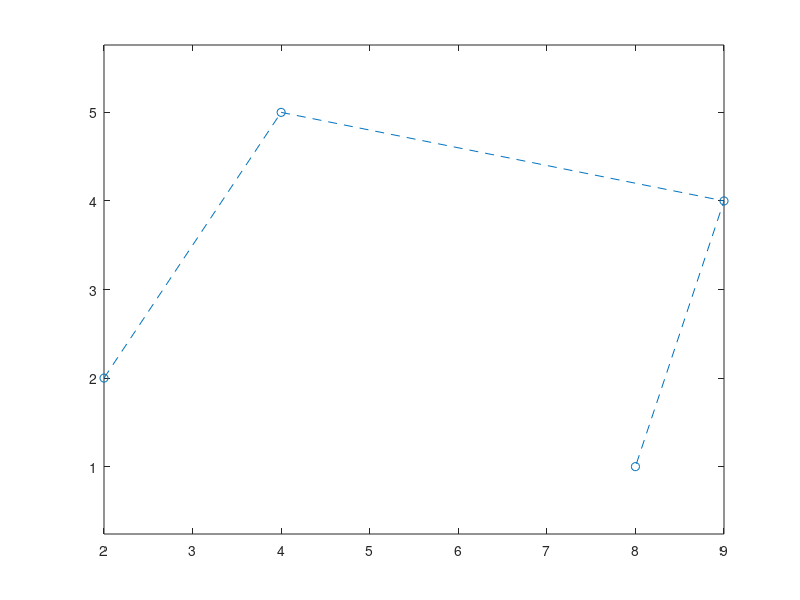

Recreate this plot in MATLAB. (Note: this script raises an error after producing the figure.)
px = [2, 4, 9, 8];
py = [2, 5, 4, 1];
plot(px,py,'o--');
axis equal;
hold on
syms t;
n = 3;
cx(t) = 0*t;
cy(t) = 0*t;
for i = 0:n
    weight = nchoosek(n,i)*t^i *(1 - t)^(n - i);
    cx(t) = cx(t) + px(i + 1)*weight;
    cy(t) = cy(t) + py(i + 1)*weight;
end
fplot(cx(t),cy(t),[0 1],'r','LineWidth',2)
v1x = n*(px(2) - px(1));
v1y = n*(py(2) - py(1));
quiver(px(1),py(1),v1x,v1y);
v2x = n*(px(4) - px(3));
v2y = n*(py(4) - py(3));
quiver(px(4),py(4),v2x,v2y);

t0 = 0; t1 = 1;
hpx = [px(4),14];
hpy = [py(4),5];
vx = [0];
vy = [10];
%plot(hpx,hpy,'bo');


syms a3 a2 a1 a0 b3 b2 b1 b0
cx(t) = a3*t^3 + a2*t^2 + a1*t + a0;
cy(t) = b3*t^3 + b2*t^2 + b1*t + b0;
cxd(t) = diff(cx(t),t);
cyd(t) = diff(cy(t),t);

ex = [
    cx(t0) == hpx(1),...
    cx(t1) == hpx(2),...
    cxd(t0) == v2x,...
    cxd(t1) == vx(1)
    ];
ey = [
    cy(t0) == hpy(1),...
    cy(t1) == hpy(2),...
    cyd(t0) == v2y,...
    cyd(t1) == vy(1)
    ];
mx = solve(ex,[a3 a2 a1 a0]);
my = solve(ey,[b3 b2 b1 b0]);
cx(t) = mx.a3*t^3 + mx.a2*t^2 + mx.a1*t + mx.a0;
cy(t) = my.b3*t^3 + my.b2*t^2 + my.b1*t + my.b0;
%fplot(cx(t),cy(t),[t0,t1])
px2 = [px(4), 0, 16, 20];
py2 = [py(4), 0, 8, 4];
px2(2) = px(4) + v2x/n;
py2(2) = py(4) + v2y/n;
plot(px2,py2,'bo--');
dx(t) = 0*t; dy(t) = 0*t;
for i = 0:n
    bint = nchoosek(n,i)*t^i*(1-t)^(n - i);
    dx(t) = dx(t) + px2(i + 1) * bint;
    dy(t) = dy(t) + py2(i + 1) * bint;
end
fplot(dx(t),dy(t),[t0, t1])